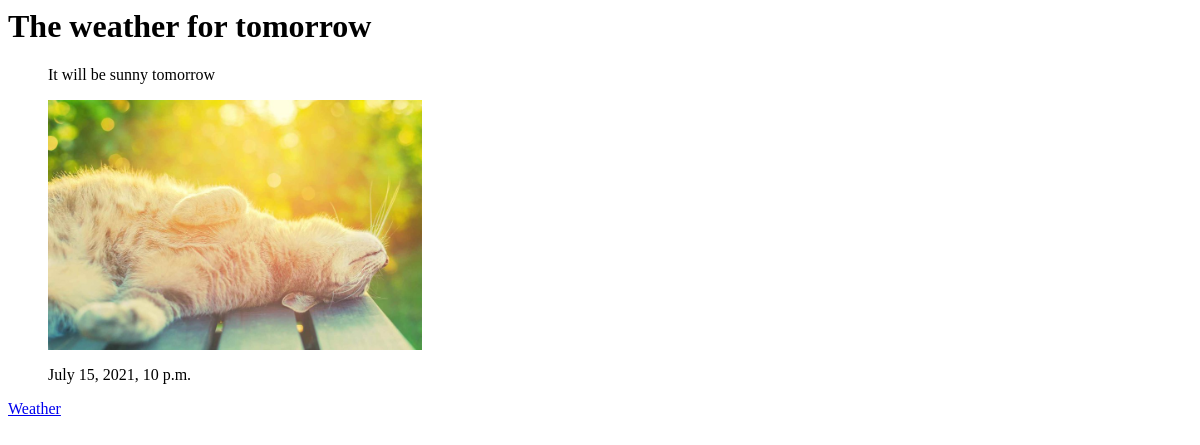
/blogs/post1/, run on an earlier commit of the app's database.
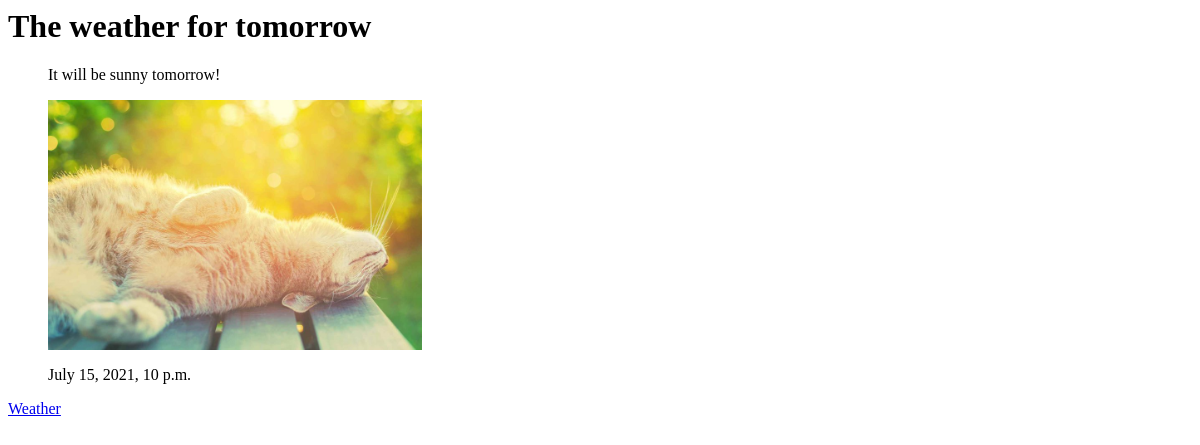
And on a later commit of the database.
### blogs/models.py (models this page shows, shortened)
class Post(models.Model):
    blog = models.ForeignKey(Blog, on_delete=models.CASCADE)
    title = models.CharField(max_length=200)
    post_text = models.TextField()
    post_img = models.ImageField(upload_to='images', blank=True, null=True)
    pub_date = models.DateTimeField('date published', default=timezone.now)

class Blog(models.Model):
    blog_header = models.CharField(max_length=200)
    def __str__(self):
        return self.blog_header

### blogs/views.py (the view)
# urls.py: path('post<int:pk>/', views.DetailPostView.as_view(), name='detail_post'),
class DetailPostView(generic.DetailView):
    model = Post
    template_name = 'blogs/detail_post.html'

### blogs/templates/blogs/detail_post.html (shortened to what this page needs)
<h1>{{ post.title }}</h1>
<ul>
    <p>{{ post.post_text}}</p>
    {% if post.post_img %}
        <img src="/blogs{{ MEDIA_URL }}{{ post.post_img }}" height="250">
    {% endif %}
    <p>{{ post.pub_date}}</p>
</ul>
<a href="/blogs/blog{{post.blog.id}}">{{post.blog}}</a>

What changed in the data, as far as the page shows it:
changed Post "The weather for tomorrow": post_text "It will be sunny tomorrow" → "It will be sunny tomorrow!"
